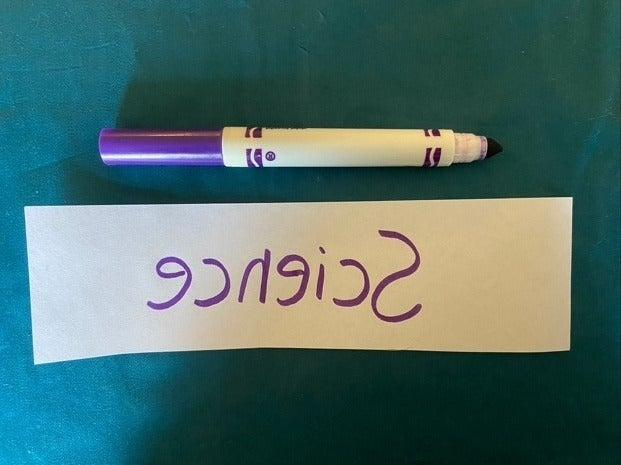
#> input picture Image_Processing/obtained.png, 621 x 465 px
$ python code1.py
#> lines starting #> are read from the running program, lines starting #| are printed output that depends on the picture
# Flipping the Image

from PIL import Image

try:

    # Open the Image
    img = Image.open('obtained.png')
#> img is the input picture: PIL image 621x465 RGB; mean R, G, B 76.6, 109.2, 105.6

    # Flip Horizontally
    transposed_img = img.transpose(Image.FLIP_LEFT_RIGHT)
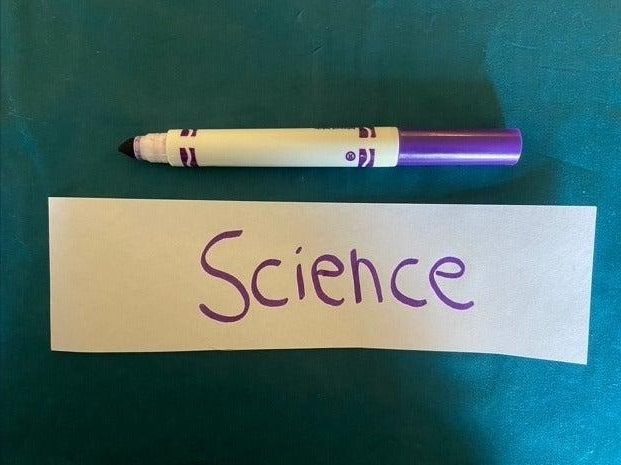
#> transposed_img: PIL image 621x465 RGB; mean R, G, B 76.6, 109.2, 105.6

    # Save Corrected Image
    transposed_img.save('corrected.png')

    print("Done Flipping")
    print("corrected.png Generated Successfully!")

except FileNotFoundError:

    print("Error: obtained.png file not found!")

except Exception as e:

    print("Error:", e)
